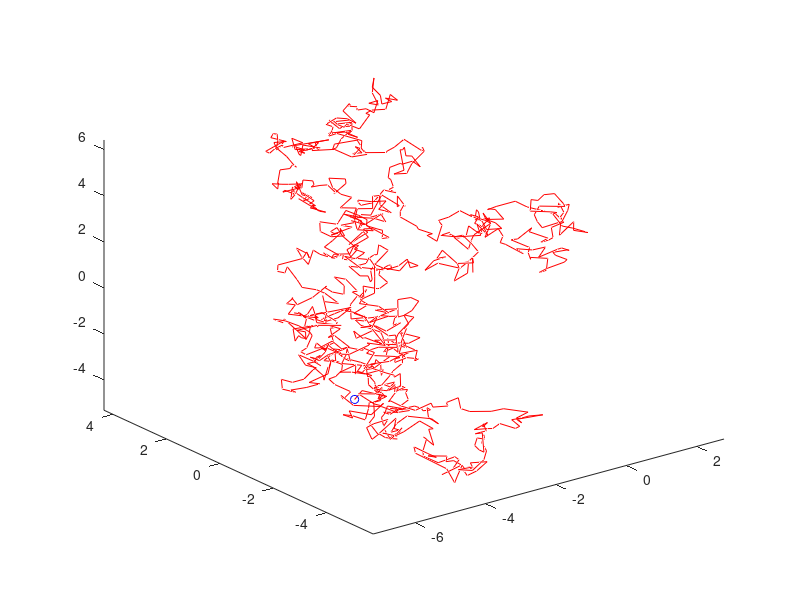

The MATLAB source for this figure:
close all;
T = 50;
n = 1000;
t = linspace(0,T,n);
dt = T/n;

N = 3;
film = true;
w = zeros(n,N);

for i = 2:n
    w(i,:) = w(i-1,:) + sqrt(dt)*normrnd(0,1,1,N);
end

if film == true
if N == 1
    comet(t,w(:,1))
elseif N == 2
    comet(w(:,1),w(:,2))
elseif N == 3
    comet3(w(:,1),w(:,2),w(:,3))
end
else
    if N == 1
    plot(t,w(:,1))
elseif N == 2
    plot(w(:,1),w(:,2))
elseif N == 3
    plot3(w(:,1),w(:,2),w(:,3))
    end
end